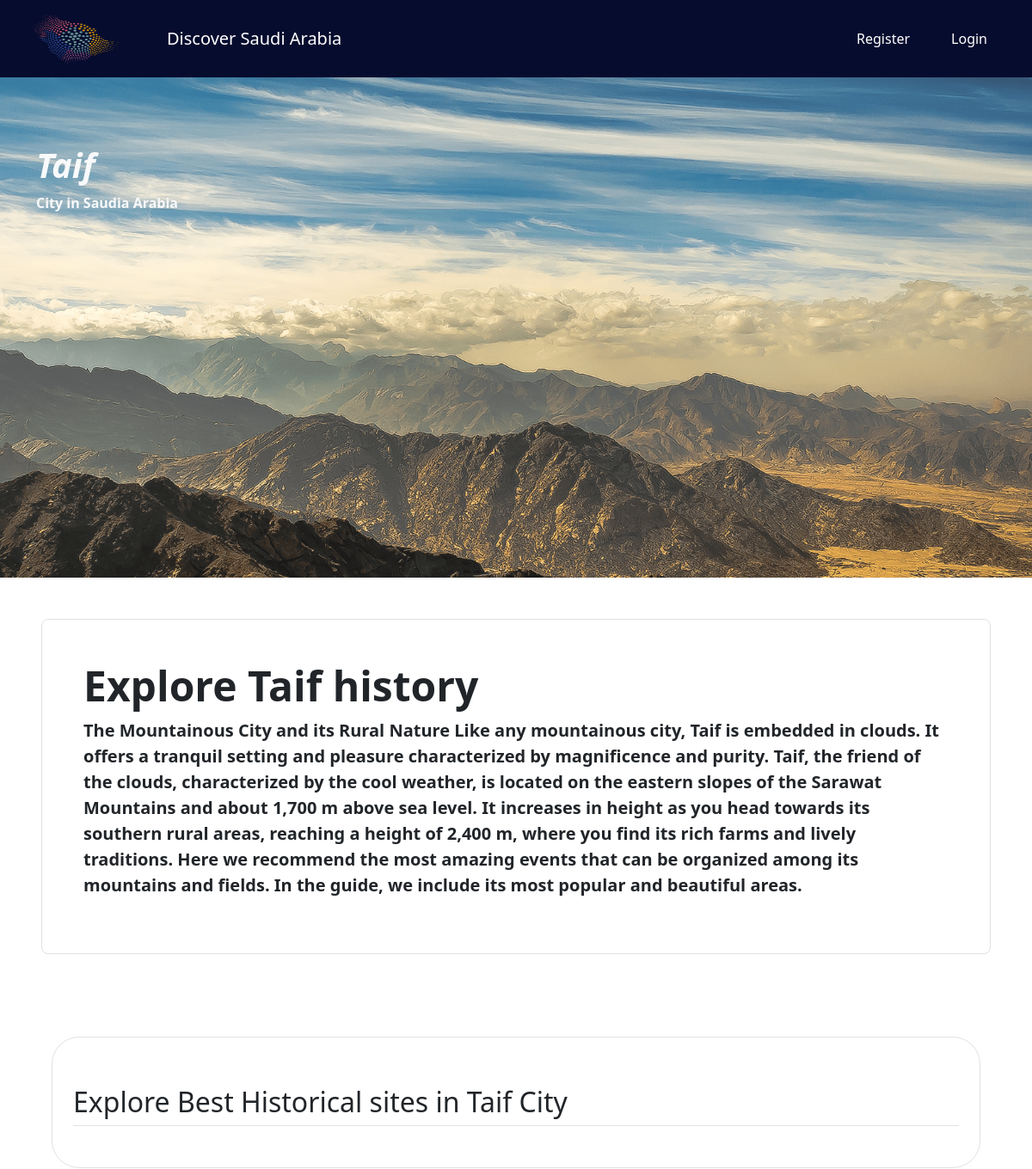
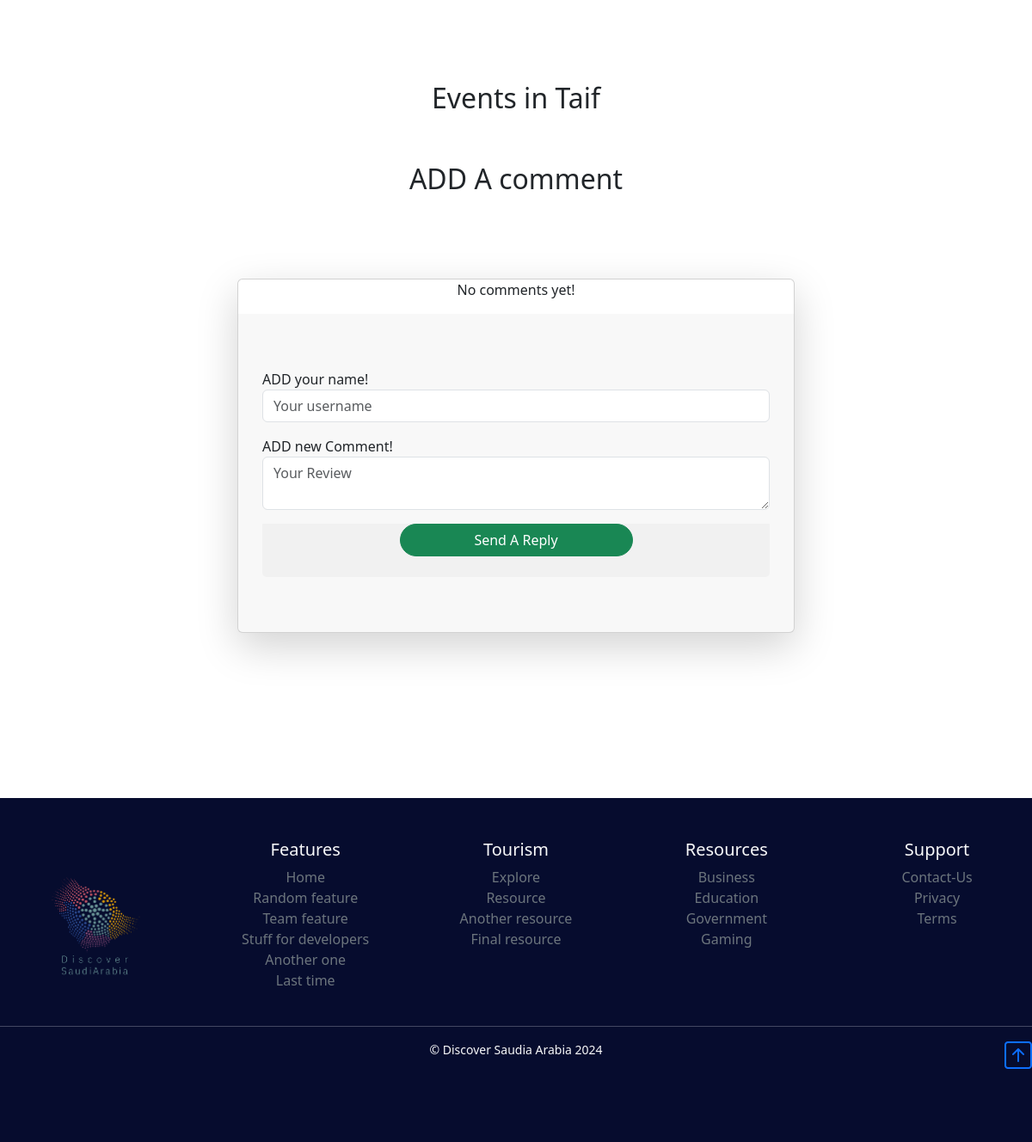
Page /destinations/taif on the committed database (2 pictures, top to bottom).
### core/models.py (models this page shows, shortened)
class Destination(models.Model):
    name=models.CharField(max_length=100)
    summary=models.TextField(max_length=1000)
    published_at=models.DateTimeField( auto_now=True)
    image=models.ImageField(upload_to=destination_image_upload)
    slug=models.SlugField(blank=True,null=True)

### core/views.py (the view, shortened to what this page needs)
# urls.py: path('destinations/<str:slug>',views.destination_detail_view,name="destination_detail_view"),
def destination_detail_view(request,slug):
    destination_detail=Destination.objects.get(slug=slug)
    site_list=Site.objects.filter(destination=destination_detail)
    event_list=Event.objects.filter(destination=destination_detail)
    context={'Destination_detail_Var':destination_detail,'Sites_list_Var':site_list,'Events_list_Var':event_list}
    return render(request,'destinations/destination_detail.html',context)

### core/templates/destinations/destination_detail.html (shortened to what this page needs)
{% extends "base.html" %}
{% load static %}
{% block content %}
<main class="text-body-dark">
    <div class=" mt-4  text-body-dark"
    style="height: 75vh; min-height: 300px; background-image: url('{{Destination_detail_Var.image.url}}'); background-size: cover; background-position: center; background-repeat: no-repeat;">
      <div class="container h-80 pt-5 ">
        <div class="row h-100 align-items-center ">
          <div class="col-12 text-left pt-5 ">
            <h1 class="fw-bold text-light "> <i>{{Destination_detail_Var.name}}</i> </h1>
            <p class=" fw-bold text-light ">City in Saudia Arabia</p>
          </div>
        </div>
      </div>
    </div>
    <div class="p-5 w-100">
      <div class="col-md-12 ">
        <div class="h-100 p-5 border rounded-3 ">
          <h2  class="display-5 fw-bold text-body-dark">Explore {{Destination_detail_Var.name}} history </h2>
          <p class="lead fw-bold ">{{Destination_detail_Var.summary}}</p>
        </div>
      </div>
    </div>
  <div class="p-5 text-body-dark ">
    <div class="container">
      <div class="album py-5 border rounded-5">
        <div class="container px-4 py-2">
          <h2 class="pb-2 border-bottom">Explore Best Historical sites in {{Destination_detail_Var.name}} City</h2>
        </div>
      </div>
    </div>
  </div>
  <div class="p-5 w-100 ">
    <div >
      <h2 class="text-center text-body-dark left-aligned">Events in {{Destination_detail_Var.name}}</h2>
  </div>
  <div class="p-5">
      <div>
        <h2 class="text-center text-body-dark left-aligned">ADD A comment</h2>
      </div>
        <div class="container my-5 py-5 ">
          <div class="row d-flex justify-content-center">
            <div class="col-md-12 col-lg-10 col-xl-8">
              <div class="card shadow-lg">
                {% for comment in Destination_detail_Var.comments.all %}
                <div class="card-body border-bottom">
                  <div class="d-flex flex-start align-items-center">
                      <img class="rounded-circle shadow-1-strong me-3"
                    src="{% static 'img/profile2.png' %}" alt="avatar" width="60"
                    height="60" />
                    <div>
                      <h6 class="fw-bold text-primary mb-1">{{ comment.username }}</h6>
                      <p class="text-muted small mb-0">
                        Added At - {{ comment.date_added }}
                      </p>
                    </div>
                  </div>
                  <p class="mt-3 mb-4 pb-2">
                    {{ comment.body }}.
                  </p>
                {% empty %}
                    <div class="text-center">
                        <p>No comments yet!</p>
                    </div>
                {% endfor %}
                <div class="card-footer py-3 border-0 "  >
                  <div class="d-flex flex-start w-100">
                    <div class="form-outline w-100">
                      <div class="container">
                        <div class="row my-5">
                            <div class="col-md-12">
                              <form method='POST' enctype="multipart/form-data">
                                  <label for="username">ADD your name!</label>
                                  <input type="text" name="username" class="form-control mb-3" maxlength="100" required placeholder="Your username">
                                  <label for="body">ADD new Comment!</label>
                                      <textarea name="body" class="form-control mb-3" minlength="10" maxlength="2000" required placeholder="Your Review"></textarea>
                                      <div class="card-footer p-4 pt-0 border-top-0 ">
                                          <div class="text-center">
                                              <button class="btn  mt-auto btn-success w-50 rounded-pill" type="submit" >Send A Reply</button>
                                          </div>
                                      </div>
                              </form>
                            </div>
                          </div>
                      </div>
                    </div>
                  </div>
                </div>
              </div>
            </div>
          </div>
        </div>
      </div>
  </main>
{% endblock content %}

### rows in the picture
Destination: image (picture), name "Taif", summary "The Mountainous City and its Rural Nature Like any mountainous city, Taif is embedded in clouds. It offers a tranquil setting and pleasure characterized by magnificence and purity. Taif, the friend of the clouds, characterized by the cool weather, is located on the eastern slopes of the Sarawat Mountains and about 1,700 m above sea level. It increases in height as you head towards its southern rural areas, reaching a height of 2,400 m, where you find its rich farms and lively traditions. Here we recommend the most amazing events that can be organized among its mountains and fields. In the guide, we include its most popular and beautiful areas."
